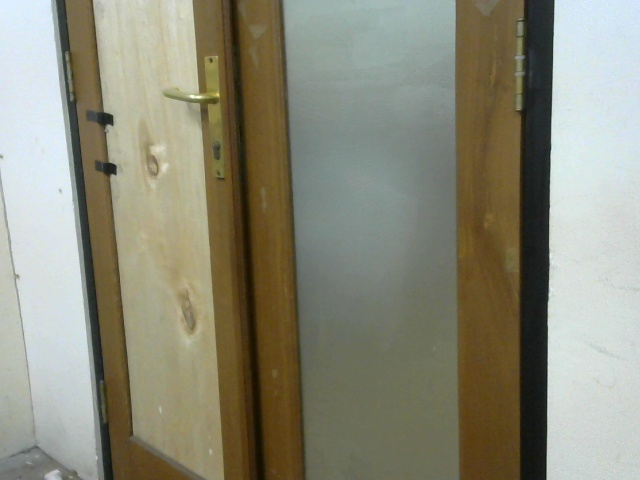
#> input picture Calibrate/TEST.jpg, 640 x 480 px, found by its file name
$ python test_calib.py
#> lines starting #> are read from the running program, lines starting #| are printed output that depends on the picture
from json import load
import cv2
import numpy as np
with open("calibData.json", "r") as f:
#> (reads Calibrate/calibData.json from the repository)
    calibData = load(f)
distCoef = np.array(calibData["distCoef"])
cameraMat = np.array(calibData["cameraMat"])

image = cv2.imread("TEST.jpg")
#> image is the input picture: shape (480, 640, 3); mean B, G, R 121.3, 138.7, 139.5
h, w, _ = image.shape
#> h = 480; w = 640
newcameramtx, roi=cv2.getOptimalNewCameraMatrix(cameraMat, distCoef,(w,h),1,(w,h))
#> roi = (4, 6, 628, 470)
x, y, w, h = roi
#> x = 4; y = 6; w = 628; h = 470
new_image = cv2.undistort(image, cameraMat, distCoef, None, newcameramtx)
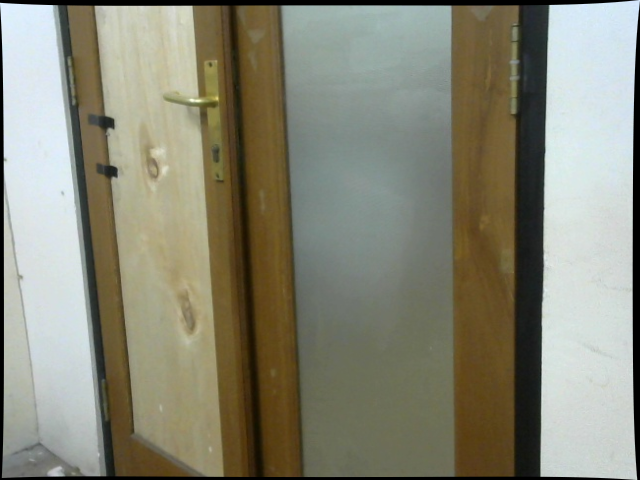
#> new_image: shape (480, 640, 3); mean B, G, R 117.9, 134.7, 135.4
#> (the run stopped early here; a loop or call above may not have finished)
